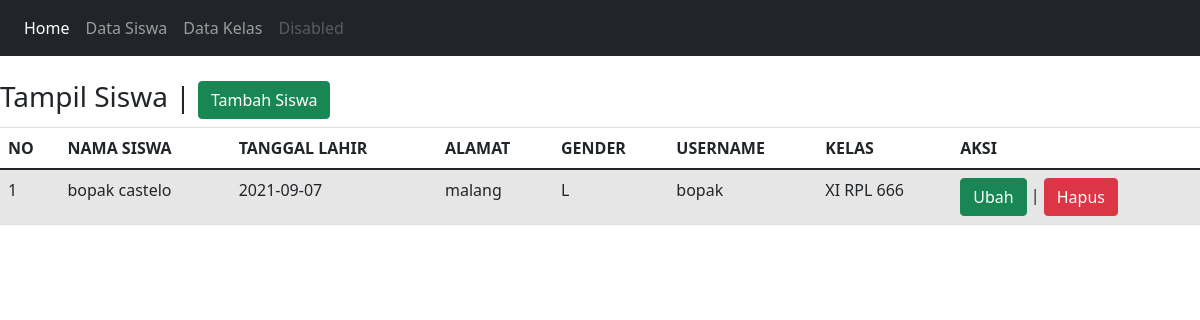
Page /Perpustakaan2/tampil_siswa.php on the committed database.
### tables this page shows
CREATE TABLE `siswa` (
  `id_siswa` int(11) NOT NULL,
  `nama_siswa` varchar(100) NOT NULL,
  `tanggal_lahir` date NOT NULL,
  `gender` enum('L','P') NOT NULL,
  `alamat` text NOT NULL,
  `username` varchar(255) NOT NULL,
  `password` int(255) NOT NULL,
  `id_kelas` int(11) NOT NULL
);

CREATE TABLE `kelas` (
  `id_kelas` int(11) NOT NULL,
  `nama_kelas` varchar(255) NOT NULL,
  `kelompok` varchar(255) NOT NULL
);

### Perpustakaan2/tampil_siswa.php (the view, shortened to what this page needs)
<!DOCTYPE html>
<html lang="en">
<head>
  <link rel="stylesheet" href="https://maxcdn.bootstrapcdn.com/bootstrap/4.5.2/css/bootstrap.min.css">
        <link href="https://cdn.jsdelivr.net/npm/bootstrap@5.0.1/dist/css/bootstrap.min.css"
        rel="stylesheet"
>
    </head>
    <body>
    <nav class="navbar navbar-expand-sm bg-dark navbar-dark">
  <ul class="navbar-nav">
    <li class="nav-item active">
      <a class="nav-link" href="index.php">Home</a>
    </li>
    <li class="nav-item">
      <a class="nav-link" href="tampil_siswa.php">Data Siswa</a>
    </li>
    <li class="nav-item">
      <a class="nav-link" href="tampil_kelas.php">Data Kelas</a>
    </li>
    <li class="nav-item">
      <a class="nav-link disabled" href="#">Disabled</a>
    </li>
  </ul>
</nav>
    <br><h3>Tampil Siswa | <a href="tambah_siswa.php" class="btn btn-success">Tambah Siswa</a></h3>
        <table class = "table table-hover table-striped">
            <thead>
                <tr>
                    <th>NO</th><th>NAMA SISWA</th><th>TANGGAL LAHIR</th>
                    <th>ALAMAT</th><th>GENDER</th>
                    <th>USERNAME</th><th>KELAS</th><th>AKSI</th>
                </tr>
            </thead>
            <tbody>
                <?php
                include "koneksi.php";
                $qry_siswa = mysqli_query($conn, "select * from siswa join kelas on kelas.id_kelas = siswa.id_kelas");
                $no = 0;
                while ($data_siswa = mysqli_fetch_array ($qry_siswa)){
                    $no++; ?>
                    <tr>
                        <td><?=$no?></td><td><?= $data_siswa ['nama_siswa']?></td>
                        <td><?=$data_siswa['tanggal_lahir']?></td>
                        <td><?=$data_siswa['alamat']?></td>
                        <td><?=$data_siswa['gender']?></td>
                        <td><?=$data_siswa['username']?></td>
                        <td><?=$data_siswa['nama_kelas']?></td>
                        <td><a href="ubah_siswa.php?id_siswa=<?=$data_siswa['id_siswa']?>"
                        class="btn btn-success">Ubah</a> | <a href="proses_hapus_siswa.php?id_siswa=<?=$data_siswa['id_siswa']?>"
                        onclick="return confirm('Apakah anda yakin menghapus data ini?')"
                        class="btn btn-danger">Hapus</a></td>
                    </tr>
                    <?php
                }
                ?>
            </tbody>
        </table>
    </body>
</html>

### rows in the picture
siswa: nama_siswa "bopak castelo", tanggal_lahir "2021-09-07", alamat "malang", gender "L", username "bopak", id_kelas.nama_kelas "XI RPL 666"
